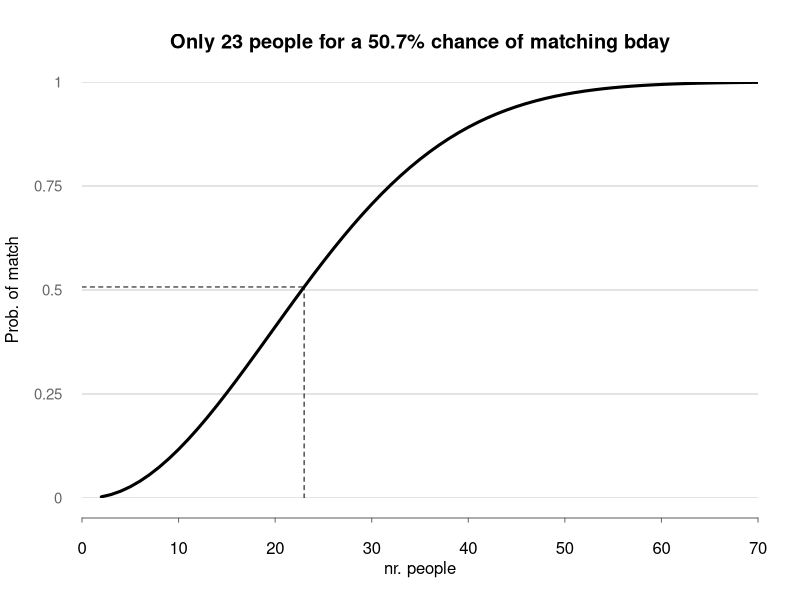
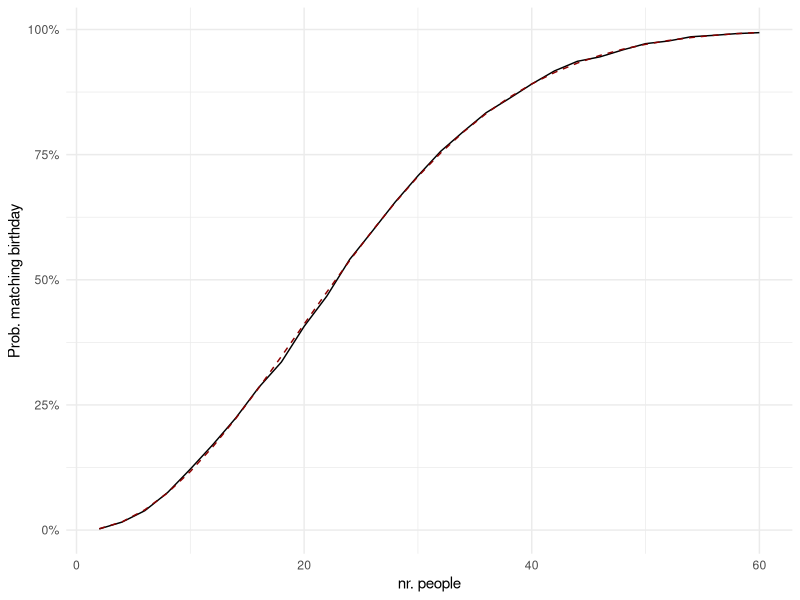

These charts were generated, in order, by the following R code:
## ---- chunk 1
library(tidyverse)
## ---- chunk 2
#| fig-cap: "Analytical solution"

sim <- tibble(
    nr_people = 2:70,
    prob = sapply(2:70, \(x) 1 - prod((366 - 1:x) / 365))
)

prob_half <- sim |> 
    mutate(diff = abs(0.5-prob)) |> 
    arrange(diff) |> first()

prob_half
## ---- chunk 3
par(# mar = c(3, 3, 3, 3),  # Dist' from plot to side of page
    mgp = c(3, 1, 0),       # Dist' plot to label
    las = 1,                # Rotate y-axis text
    tck = -.01,             # Reduce tick length
    xaxs = "i", yaxs = "i"  # Remove plot padding
) 

plot(
    x = sim$nr_people, y = sim$prob, type = "l", 
    ylab = "Prob. of match", xlab = "nr. people", lwd=3,
    main = paste0(
        "Only ", prob_half$nr_people, " people for a ", 
        round(prob_half$prob * 100, 1), "% chance of matching bday"
    ),
    axes = FALSE, # Don't plot the axes
	frame.plot = FALSE, # Remove the frame
	xlim = c(0, 70), ylim = c(0, 1), # Limits
	panel.first = abline(h = seq(0, 1, 0.25), col = "grey80")
)
segments(
    x0 = prob_half$nr_people, y0 = 0, 
    x1 = prob_half$nr_people, y1 = prob_half$prob,
    lty="dashed"
)
segments(
    x0 = 0, y0 = prob_half$prob, 
    x1 = prob_half$nr_people, y1 = prob_half$prob, 
    lty="dashed"
)
at <- pretty(sim$nr_people)
axis(side = 1, at = at, col = "grey40", line = 1, cex = 0.7)
at <- seq(0, 1, 0.25)
mtext(side = 2, text = at, at = at, col = "grey40", line = 1, cex = 0.9)
## ---- chunk 4
nr_people <- 25 

simulate_birthdays <- function(nr_people, nr_sim = 10000) {
	birthday_events <- replicate(n = nr_sim, {
		birthdays <- sample(x = 1:365, size = nr_people, replace = TRUE)
		anyDuplicated(birthdays) > 0
	})
	mean(birthday_events)  # this returns implicitly!
}

pr_same_bday <- simulate_birthdays(nr_people)
bday_match_size <- sapply(2:90, simulate_birthdays, nr_sim = 10000)
## ---- chunk 5
summarised <- tidyr::crossing(
        people = seq(2, 60, 2), 
        trial  = 1:10000,
    ) |>
    dplyr::mutate(
        birthday = purrr::map(people, \(x) sample(365, x, replace = TRUE)), 
        multiple = purrr::map_lgl(birthday, \(x) any(duplicated(x)))
    ) |>
    dplyr::group_by(people) |>
    dplyr::summarise(chance = mean(multiple)) |>
    dplyr::mutate(
        # sapply would work too here
        analytical_solution = purrr::map_dbl(people, \(x) 1 - prod((366 - 1:x) / 365))
    )

# Visualizing the probability
ggplot(summarised) +
    geom_line(aes(people, chance)) +
    geom_line(aes(people, analytical_solution), lty="dashed", color = "darkred") + 
    scale_y_continuous(labels = scales::percent_format()) +
    labs(y = "Prob. matching birthday", x = "nr. people") + 
    theme_minimal()
